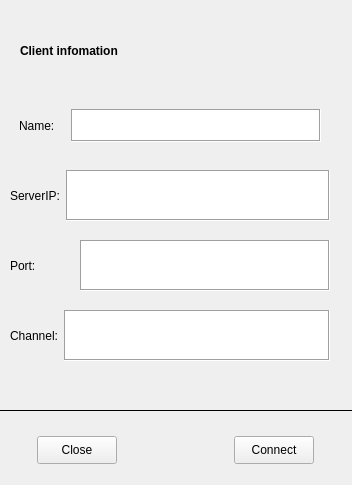
<?xml version="1.0" encoding="UTF-8"?>
<ui version="4.0">
 <class>login</class>
 <widget class="QWidget" name="login">
  <property name="geometry">
   <rect>
    <x>0</x>
    <y>0</y>
    <width>352</width>
    <height>485</height>
   </rect>
  </property>
  <property name="windowTitle">
   <string>Form</string>
  </property>
  <widget class="QWidget" name="widget" native="true">
   <property name="geometry">
    <rect>
     <x>20</x>
     <y>30</y>
     <width>141</width>
     <height>41</height>
    </rect>
   </property>
   <layout class="QHBoxLayout" name="horizontalLayout">
    <property name="leftMargin">
     <number>0</number>
    </property>
    <property name="topMargin">
     <number>0</number>
    </property>
    <property name="rightMargin">
     <number>0</number>
    </property>
    <property name="bottomMargin">
     <number>0</number>
    </property>
    <item>
     <widget class="QLabel" name="label">
      <property name="font">
       <font>
        <bold>true</bold>
       </font>
      </property>
      <property name="text">
       <string>Client infomation</string>
      </property>
     </widget>
    </item>
   </layout>
  </widget>
  <widget class="QFrame" name="frame_2">
   <property name="geometry">
    <rect>
     <x>10</x>
     <y>100</y>
     <width>320</width>
     <height>51</height>
    </rect>
   </property>
   <layout class="QHBoxLayout" name="horizontalLayout_2">
    <item>
     <widget class="QLabel" name="label_2">
      <property name="text">
       <string>Name:</string>
      </property>
     </widget>
    </item>
    <item>
     <widget class="QTextEdit" name="name_edit">
      <property name="maximumSize">
       <size>
        <width>250</width>
        <height>16777215</height>
       </size>
      </property>
      <property name="frameShape">
       <enum>QFrame::Box</enum>
      </property>
     </widget>
    </item>
   </layout>
  </widget>
  <widget class="QWidget" name="widget_3" native="true">
   <property name="geometry">
    <rect>
     <x>10</x>
     <y>170</y>
     <width>320</width>
     <height>51</height>
    </rect>
   </property>
   <layout class="QHBoxLayout" name="horizontalLayout_3">
    <item>
     <widget class="QLabel" name="label_3">
      <property name="text">
       <string>ServerIP:</string>
      </property>
     </widget>
    </item>
    <item>
     <widget class="QTextEdit" name="server_edit">
      <property name="frameShape">
       <enum>QFrame::Box</enum>
      </property>
     </widget>
    </item>
   </layout>
  </widget>
  <widget class="QWidget" name="widget_4" native="true">
   <property name="geometry">
    <rect>
     <x>10</x>
     <y>240</y>
     <width>320</width>
     <height>51</height>
    </rect>
   </property>
   <property name="maximumSize">
    <size>
     <width>320</width>
     <height>16777215</height>
    </size>
   </property>
   <layout class="QHBoxLayout" name="horizontalLayout_4">
    <item>
     <widget class="QLabel" name="label_4">
      <property name="maximumSize">
       <size>
        <width>350</width>
        <height>16777215</height>
       </size>
      </property>
      <property name="text">
       <string>Port: </string>
      </property>
     </widget>
    </item>
    <item>
     <widget class="QTextEdit" name="port_edit">
      <property name="maximumSize">
       <size>
        <width>250</width>
        <height>16777215</height>
       </size>
      </property>
      <property name="frameShape">
       <enum>QFrame::Box</enum>
      </property>
     </widget>
    </item>
   </layout>
  </widget>
  <widget class="QWidget" name="widget_5" native="true">
   <property name="geometry">
    <rect>
     <x>10</x>
     <y>310</y>
     <width>320</width>
     <height>51</height>
    </rect>
   </property>
   <layout class="QHBoxLayout" name="horizontalLayout_5">
    <item>
     <widget class="QLabel" name="label_5">
      <property name="text">
       <string>Channel:</string>
      </property>
     </widget>
    </item>
    <item>
     <widget class="QTextEdit" name="channel_edit">
      <property name="frameShape">
       <enum>QFrame::Box</enum>
      </property>
     </widget>
    </item>
   </layout>
  </widget>
  <widget class="QFrame" name="frame_6">
   <property name="geometry">
    <rect>
     <x>-10</x>
     <y>410</y>
     <width>371</width>
     <height>81</height>
    </rect>
   </property>
   <property name="frameShape">
    <enum>QFrame::Box</enum>
   </property>
   <layout class="QHBoxLayout" name="horizontalLayout_6">
    <item>
     <spacer name="horizontalSpacer_2">
      <property name="orientation">
       <enum>Qt::Horizontal</enum>
      </property>
      <property name="sizeHint" stdset="0">
       <size>
        <width>40</width>
        <height>20</height>
       </size>
      </property>
     </spacer>
    </item>
    <item>
     <widget class="QPushButton" name="pushButton">
      <property name="maximumSize">
       <size>
        <width>16777215</width>
        <height>28</height>
       </size>
      </property>
      <property name="text">
       <string>Close</string>
      </property>
     </widget>
    </item>
    <item>
     <spacer name="horizontalSpacer_3">
      <property name="orientation">
       <enum>Qt::Horizontal</enum>
      </property>
      <property name="sizeHint" stdset="0">
       <size>
        <width>40</width>
        <height>20</height>
       </size>
      </property>
     </spacer>
    </item>
    <item>
     <spacer name="horizontalSpacer_5">
      <property name="orientation">
       <enum>Qt::Horizontal</enum>
      </property>
      <property name="sizeHint" stdset="0">
       <size>
        <width>40</width>
        <height>20</height>
       </size>
      </property>
     </spacer>
    </item>
    <item>
     <spacer name="horizontalSpacer_4">
      <property name="orientation">
       <enum>Qt::Horizontal</enum>
      </property>
      <property name="sizeHint" stdset="0">
       <size>
        <width>40</width>
        <height>20</height>
       </size>
      </property>
     </spacer>
    </item>
    <item>
     <widget class="QPushButton" name="connect_btn">
      <property name="maximumSize">
       <size>
        <width>16777215</width>
        <height>28</height>
       </size>
      </property>
      <property name="text">
       <string>Connect</string>
      </property>
     </widget>
    </item>
    <item>
     <spacer name="horizontalSpacer">
      <property name="orientation">
       <enum>Qt::Horizontal</enum>
      </property>
      <property name="sizeHint" stdset="0">
       <size>
        <width>40</width>
        <height>20</height>
       </size>
      </property>
     </spacer>
    </item>
   </layout>
  </widget>
 </widget>
 <resources/>
 <connections/>
</ui>
